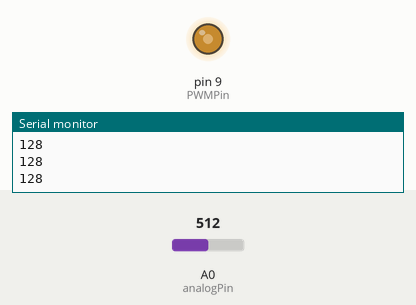
Simulated run of this sketch. Board: Arduino Uno, built with avr-gcc and run on an emulated ATmega328P. Shown: output pins drawn as LEDs (lit = HIGH), the last lines printed to the serial monitor. Inputs (shaded band) come from the test bench; at power-on: A0 (analogPin) = 512.

Above: at 1.2 s.
1.3 s: A0 (analogPin) set to 716
At 1.6 s:
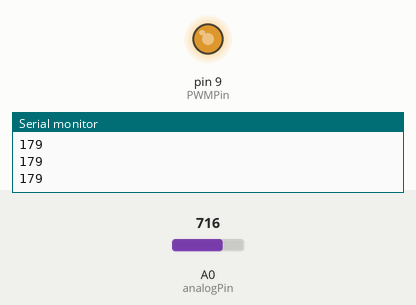
2.8 s: A0 (analogPin) set to 900
At 4.0 s:
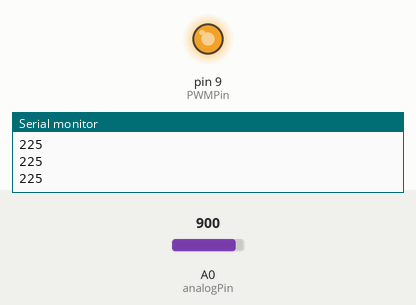
4.3 s: A0 (analogPin) set to 122
At 5.1 s:
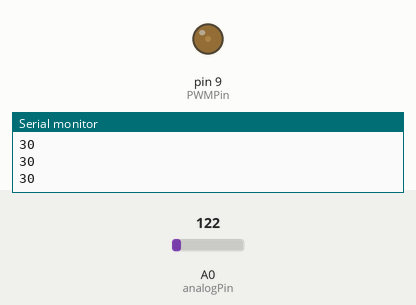
5.8 s: A0 (analogPin) set to 0
At 6.2 s:
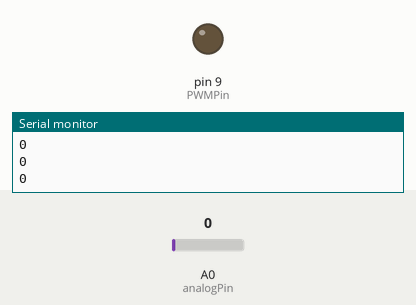
Timing chart, 0 to 8.3 s (numbered marks = the images above; inputs shaded):
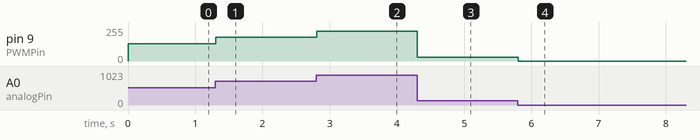

The sketch:

brightness-change-led.ino
```cpp
//C++

int analogPin = A0;
int PWMPin = 9;


void setup() {

  pinMode(analogPin, INPUT);
  pinMode(PWMPin, OUTPUT);

  Serial.begin(9600);

}

void loop() {

  int brightness = (analogRead(analogPin)/4);
  Serial.println(brightness);
  analogWrite(PWMPin, brightness);

}
```

Measured:
- after the input at 1.3 s, pin 9 (PWMPin): 128/255 → 179/255 at once
- after the input at 2.8 s, pin 9 (PWMPin): 179/255 → 225/255 at once
- after the input at 4.3 s, pin 9 (PWMPin): 225/255 → 30/255 at once
- after the input at 5.8 s, pin 9 (PWMPin): 30/255 → 0/255 at once
